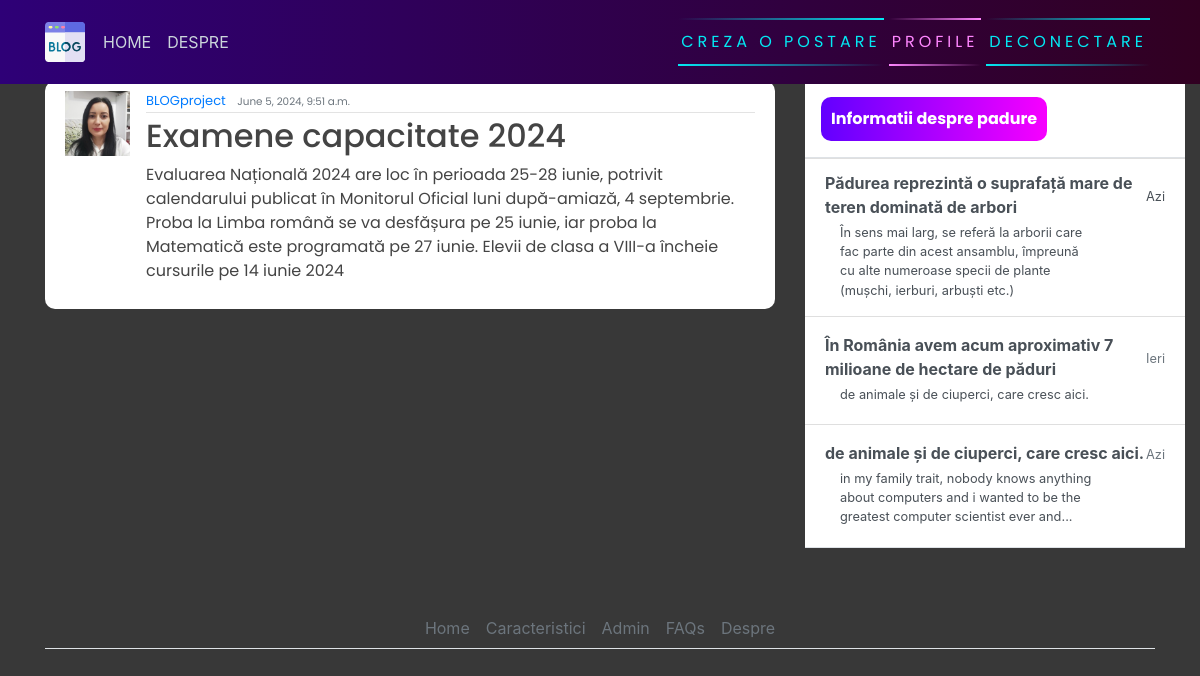
Page /post/1/ (signed in) on the committed database.
### blog/models.py (models this page shows, shortened)
class Post(models.Model):
    title = models.CharField(max_length=200)
    content = models.TextField()
    date_posted = models.DateTimeField(default=timezone.now())
    author = models.ForeignKey(User, on_delete=models.CASCADE)

### users/models.py (models this page shows, shortened)
class Profile(models.Model):
    user = models.OneToOneField(User, on_delete=models.CASCADE)
    image = models.ImageField(default='default.jpg', upload_to='profile_pics')

### blog/views.py (the view)
# urls.py: path('post/<int:pk>/', PostDetailView.as_view(), name="blog-detail"),
class PostDetailView(LoginRequiredMixin, DetailView):
    model = Post

### blog/templates/blog/post_detail.html (shortened to what this page needs)
{% extends 'blog/base.html' %}
{% block content %}
        <article class="media content-section">
            <img class="rounded-cirlce article-img" src="{{ object.author.profile.image.url }}" alt="">
            <div class="media-body">
              <div class="article-metadata">
                <a class="mr-2" href="#">{{ object.author }}</a>
                <small class="text-muted">{{ object.date_posted }}</small> <br>
              </div>
              <h2><a class="article-title" href="#">{{ object.title }}</a></h2>
              <p class="article-content">{{ object.content }}</p>
            </div>
            <br>
          </article>
{% endblock content %}

### blog/static/blog/main.css (style rules this page uses)
body { background-color: rgb(56, 56, 56); margin-top: 5rem; background-size: contain; background-repeat: no-repeat; }
h1, h2, h3, h4, h5, h6, p { color: #444444; font-family: 'Poppins', sans-serif; }
.content-section { background: #ffffff; padding: 10px 20px; border-radius: 10px; margin-bottom: 20px; }
.article-title { color: #444444; }
.article-content { white-space: pre-line; }
.article-img { height: 65px; width: 65px; margin-right: 16px; }
.article-metadata { font-family: 'Poppins', sans-serif; padding-bottom: 1px; margin-bottom: 4px; font-size: 13px; border-bottom: 1px solid #e3e3e3 }

### rows in the picture
Post: author.profile.image (picture), author "BLOGproject", date_posted "June 5, 2024, 9:51 a.m.", title "Examene capacitate 2024", content "Evaluarea Națională 2024 are loc în perioada 25-28 iunie, potrivit calendarului publicat în Monitorul Oficial luni după-amiază, 4 septembrie. Proba la Limba română se va desfășura pe 25 iunie, iar proba la Matematică este programată pe 27 iunie. Elevii de clasa a VIII-a încheie cursurile pe 14 iunie 2024"
